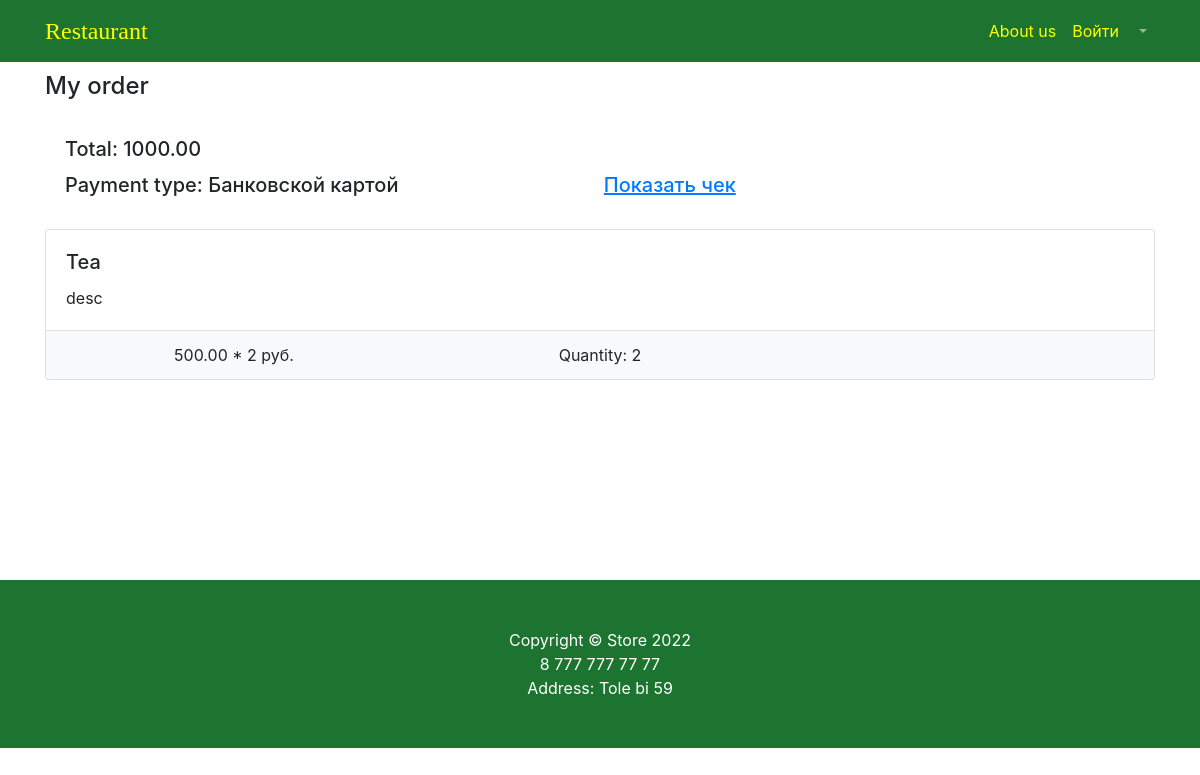
Before: /store/order/24/ (signed in) with the older database file.
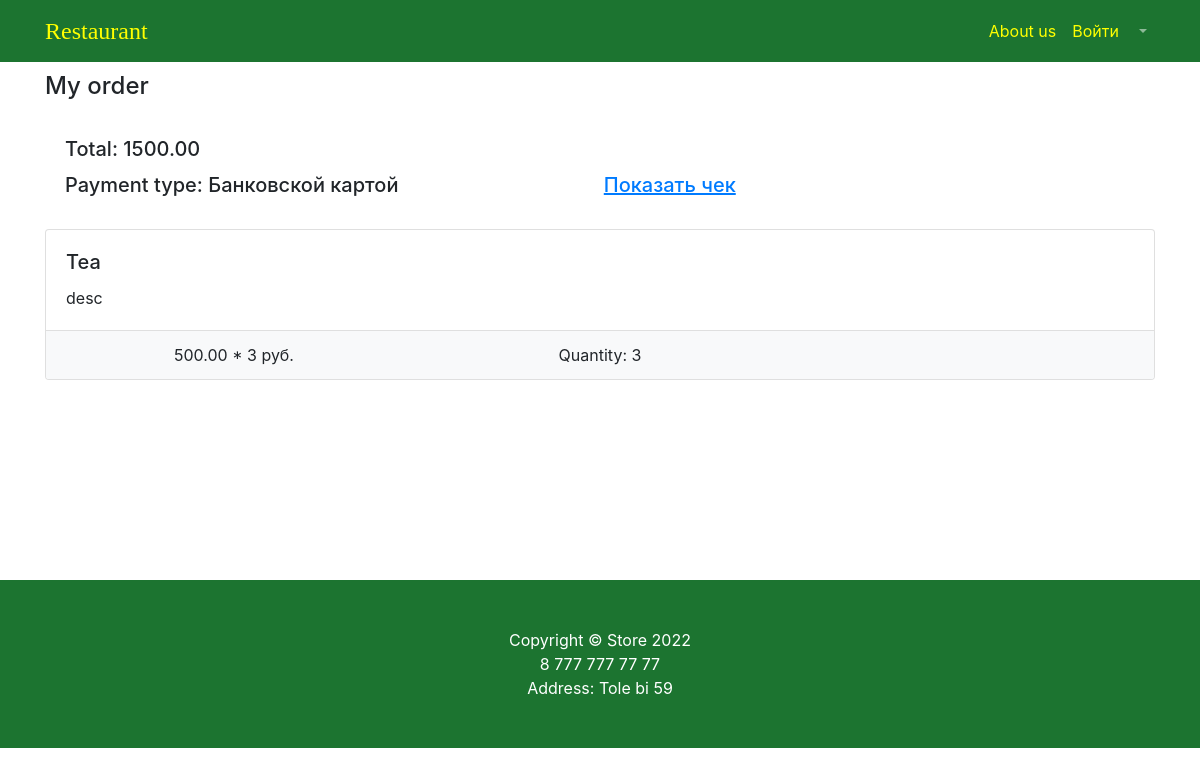
After: the same page with the newer database file.
### products/models.py (models this page shows, shortened)
class OrderItem(models.Model):
    dish = models.ForeignKey(to=Dish, on_delete=models.CASCADE)
    quantity = models.PositiveSmallIntegerField(default=0)
    order = models.ForeignKey('Order', on_delete=models.CASCADE, null=True, blank=True,
                                    related_name='order_items')

class Dish(models.Model):
    name = models.CharField(max_length=256)
    description = models.TextField()
    price = models.DecimalField(max_digits=10, decimal_places=2)
    is_active = models.BooleanField(default=True)
    image = models.ImageField(upload_to='product_image')
    category = models.ForeignKey(to=Category, on_delete=models.CASCADE)

### products/views.py (the view)
# urls.py: path('order/<int:order_id>/', views.order_detail, name='order_detail'),
@login_required
def order_detail(request, order_id):
    order = Order.objects.get(id=order_id)
    print(order)
    orderitems = OrderItem.objects.filter(order=order)
    total = 0
    for orderitem in orderitems:
        total += orderitem.quantity * orderitem.dish.price
    context = {
        'title': 'storeApp',
        'order': order,
        'total': total,
        'orderitems': orderitems
    }
    return render(request, 'products/orderdetail.html', context)

### products/templates/products/orderdetail.html (shortened to what this page needs)
{% load static %}
<!DOCTYPE html>
<html lang="en">
<head>
    <link href="{% static 'vendor/bootstrap/css/bootstrap.min.css' %}" rel="stylesheet">
    <link href="{% static 'vendor/css/products.css' %}" rel="stylesheet">
</head>
<nav class="navbar navbar-expand-lg navbar-dark fixed-top" style="background-color: #1c7430">
    <div class="container">
        <a class="navbar-brand" href="/store/products/" style="color: yellow; font-family: 'Sans Serif Collection'; font-size: 24px">Restaurant</a>
        <div class="collapse navbar-collapse" id="navbarResponsive">
            <ul class="navbar-nav ml-auto">
                <li class="nav-item">
                    <a class="nav-link" href="products.html" style="color: yellow">About us  </a>
                </li>
                <li class="nav-item">
                    <a class="nav-link" href="/users/login/" style="color: yellow">Войти </a>
                </li>
                <li class="nav-item dropdown">
                    <a class="nav-link dropdown-toggle" href="#" id="navbarDropdown" role="button"
                       data-bs-toggle="dropdown" aria-expanded="false">
                    </a>
                </li>
            </ul>
        </div>
    </div>
</nav>
<div class="container">
   {% if order %}
        <h4 class="mt-3 mb-3 d-flex justify-content-between align-items-center mb-3">
                My order
        </h4>
       <div class="card-body">
            <h5 class="card-title">Total: {{ total }}</h5>
            <h5 class="card-title"> Payment type: {{ order.payment.type }} <a style="margin-left: 200px; text-decoration: underline" href="#">Показать чек</a></h5>
       </div>
       {% for orderitem in orderitems %}
        <div class="card mb-3">
                    <div class="card-body">
                        <h5 class="card-title">{{orderitem.dish.name}}</h5>
                        <p class="card-text">{{ orderitem.dish.description }}</p>
                    </div>
                    <ul class="list-group list-group-flush">
                        <li class="list-group-item bg-light">
                            <div class="row text-center">
                            <div class="col-lg-4">{{ orderitem.dish.price }} * {{ orderitem.quantity }} руб. </div>
                                <div class="col-lg-4">Quantity: {{ orderitem.quantity }}</div>
                            </div>
                        </li>
                    </ul>
                </div>
    {% endfor %}
    {% endif %}
</div>
<footer class="py-5" style="background-color: #1c7430;margin-top: 200px;">
    <div class="container" style="background-color: #1c7430">
        <p class="m-0 text-center text-white">Copyright &copy; Store 2022</p>
        <p class="m-0 text-center text-white">8 777 777 77 77</p>
        <p class="m-0 text-center text-white">Address: Tole bi 59</p>
    </div>
</footer>
</html>

Changed rows visible on the page:
changed OrderItem "Tea": quantity "2" → "3"
Other visible differences:
{{ total }}: "1000.00" → "1500.00"
